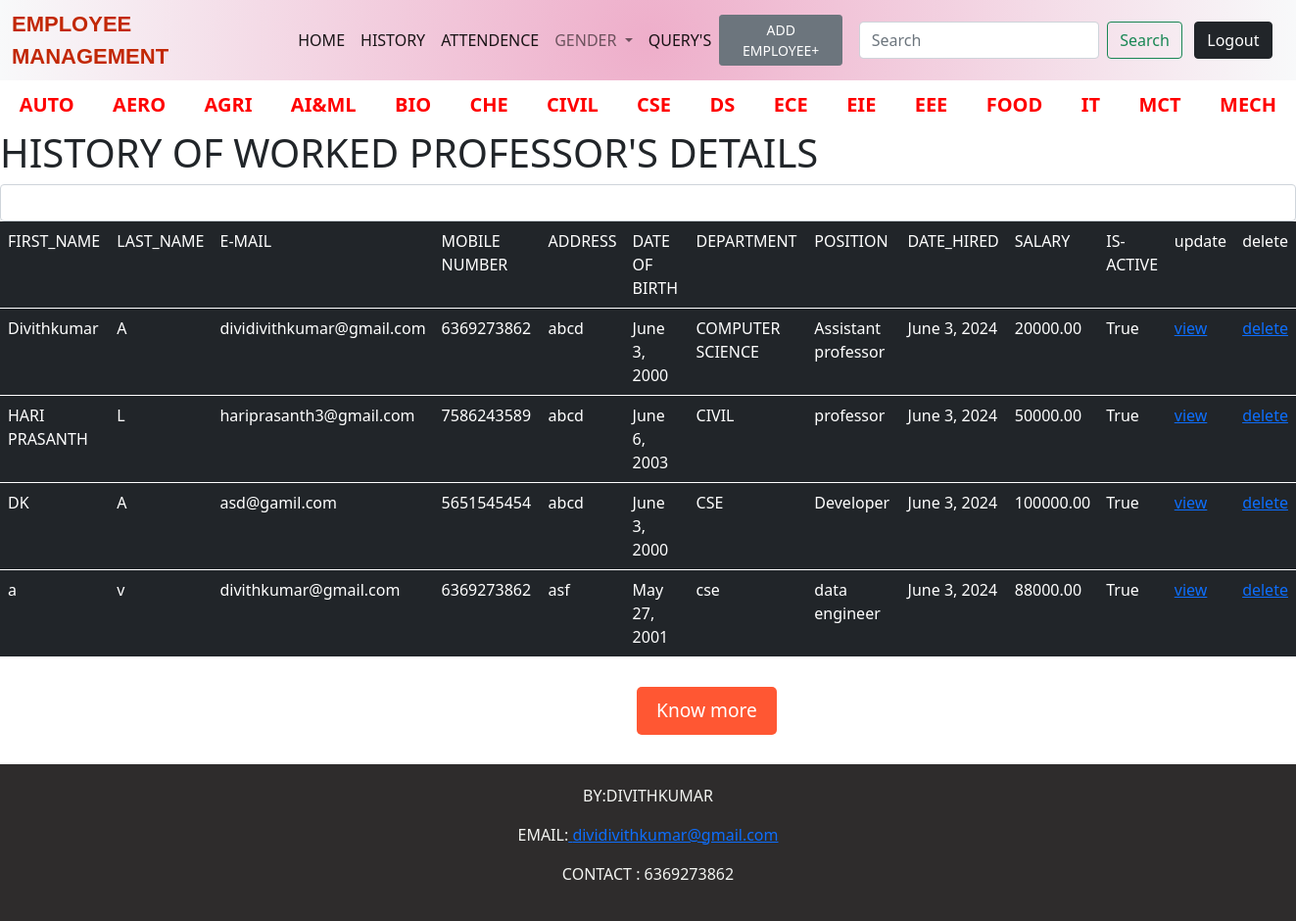
Page /show/ on the committed database.
### myapp/models.py (models this page shows, shortened)
class Employee(models.Model):
    first_name = models.CharField(max_length=100)
    last_name = models.CharField(max_length=100)
    email = models.EmailField(unique=True)
    Phone_number = models.CharField(max_length=15)
    address = models.CharField(max_length=255)
    date_of_birth = models.DateField()
    department = models.CharField(max_length=100)
    position = models.CharField(max_length=10)
    image=models.ImageField(blank=True,null=True,)
    date_hired = models.DateField()
    salary = models.DecimalField(max_digits=10, decimal_places=2)
    is_active = models.BooleanField(default=True)

### myapp/views.py (the view)
# urls.py: path('show/',views.show,name='show'),
def show(request):
     data=Employee.objects.all()
     return render(request,'show.html',{'data':data})

### templates/show.html (shortened to what this page needs)
{% extends "history.html"%}
{% block body %}
<form action="" method="post">
<table class="table table-dark table-hover">
   <input type="text" name="search" id="search" class="form-control">
        <tr>
            <td>FIRST_NAME</td>
            <td>LAST_NAME</td>
            <td>E-MAIL</td>
            <td>MOBILE NUMBER</td>
            <td>ADDRESS</td>
            <td>DATE OF BIRTH</td>
            <td>DEPARTMENT</td>
            <td>POSITION</td>
            <td>DATE_HIRED</td>
            <td>SALARY</td>
            <td>IS-ACTIVE</td>
            <td>update</td>
            <td>delete</td>
        </tr>
        {% if data %}
        {% for sdata in data%}
        <tbody id="mytable">
        <tr>
            <td>{{sdata.first_name}}</td>
            <td>{{sdata.last_name}}</td>
            <td>{{sdata.email}}</td>
            <td>{{sdata.Phone_number}}</td>
            <td>{{sdata.address}}</td>
            <td>{{sdata.date_of_birth}}</td>
            <td>{{sdata.department}}</td>
            <td>{{sdata.position}}</td>
            <td>{{sdata.date_hired}}</td>
            <td>{{sdata.salary}}</td>
            <td>{{sdata.is_active}}</td>
            <td><a href="/view">view</a></td>
            <td><a href="/delete/{{sdata.id}}">delete</a></td>
        </tr>
    </tbody>
        {% endfor %}
        {% endif %}
    </table>
    </form>
  {% endblock body %}

### templates/history.html (shortened to what this page needs)
<!DOCTYPE html>
<html lang="en">
<head>
  <link rel="stylesheet" href="https://cdn.jsdelivr.net/npm/bootstrap@5.0.2/dist/css/bootstrap.min.css">
</head>
<body>
  {% include 'navbar.html'%}
  {% include 'contents.html' %}
  <h1>HISTORY OF WORKED PROFESSOR'S DETAILS</h1>
    {% block body %}
  {% endblock body %}
  <div class="learnmore">
    <button href="#" class="hero-button">Know more</button>
  </div>
  <footer>
    <p>BY:DIVITHKUMAR</p>
    <p>EMAIL:<a href="#"> dividivithkumar@gmail.com</a></p>
    <p>CONTACT : 6369273862</p>
  </footer>
</body>
</html>

### templates/navbar.html (shortened to what this page needs)
<!DOCTYPE html>
<html lang="en">
<head>
</head>
<body>
  <nav class="navbar navbar-expand-lg navbar-light bg-light">
    <div class="container-fluid" class="sticky-top">
      <a href="#" class="custom-link">EMPLOYEE MANAGEMENT</a>
      <div class="collapse navbar-collapse" id="navbarSupportedContent">
        <ul class="navbar-nav me-auto mb-2 mb-lg-0">
          <li class="nav-item">
            <a class="nav-link active" aria-current="page" href="/main">HOME</a>
          </li>
          <li class="nav-item">
            <a class="nav-link active" href="/show">HISTORY</a>
          </li>
          <li>
            <a class="nav-link active" href="#">ATTENDENCE</a>
          </li>
          <li class="nav-item dropdown">
            <a class="nav-link dropdown-toggle" href="#" id="navbarDropdown" role="button" data-bs-toggle="dropdown"
              aria-expanded="false">
              GENDER
            </a>
          </li>
          <li class="nav-item">
            <a class="nav-link active" href="/query">QUERY'S</a>
          </li>
        </ul>
        <a href="/save"> <button type="button" id="btns" class="btn btn-secondary btn-sm">ADD EMPLOYEE+
          </button></a> &nbsp;&nbsp;&nbsp;&nbsp;
        <form class="d-flex">
          <input class="form-control me-2" type="search" id="search" placeholder="Search" aria-label="Search">
          <button class="btn btn-outline-success" type="submit" id="search">Search</button> &nbsp;&nbsp;&nbsp;
          <a type="button" class="btn btn-dark" href="/Logout"> Logout</a> &nbsp;&nbsp;&nbsp;
        </form>
      </div>
    </div>
  </nav>
</body>
</html>

### templates/contents.html (shortened to what this page needs)
<head>
</head>
<body>
    <div class="content">
        <a href="#">AUTO</a>
        <a href="#">AERO</a>
        <a href="#">AGRI</a>
        <a href="#">AI&ML</a>
        <a href="#">BIO</a>
        <a href="#">CHE</a>
        <a href="/CIVIL">CIVIL</a>
        <a href="/cse">CSE</a>
        <a href="#">DS</a>
        <a href="#">ECE</a>
        <a href="#">EIE</a>
        <a href="#">EEE</a>
        <a href="#">FOOD</a>
        <a href="#">IT</a>
        <a href="#">MCT</a>
        <a href="#">MECH</a>
    </div>

### templates/history.html (style rules this page uses)
footer { text-align: center; padding: 3px; background-color: rgb(46, 44, 44); color: rgb(243, 245, 242); text-align: center; padding: 20px; left: 0; bottom: 0; width: 100%; }
.hero-button { background-color: #FF5733; color: white; padding: 10px 20px; border: none; border-radius: 5px; font-size: 1.2em; text-decoration: none; transition: background-color 0.3s; margin-left: 650px; }
.learnmore { margin-top: 30px; margin-bottom: 30px; }
.custom-link { color: #c22805; text-decoration: none; font-size: 22px; font-family: 'Gill Sans', 'Gill Sans MT', Calibri, 'Trebuchet MS', sans-serif; font-weight: 600; }
.navbar { position: sticky; top: 0; z-index: 1000; background: rgb(238, 174, 202); background: radial-gradient(circle, rgba(238, 174, 202, 1) 0%, rgba(148, 187, 233, 0) 100%); }

### templates/navbar.html (style rules this page uses)
.navbar { position: sticky; top: 0; z-index: 1000; background: rgb(238, 174, 202); background: radial-gradient(circle, rgba(238, 174, 202, 1) 0%, rgba(148, 187, 233, 0) 100%); }
.custom-link { color: #c22805; text-decoration: none; font-size: 22px; font-family: 'Gill Sans', 'Gill Sans MT', Calibri, 'Trebuchet MS', sans-serif; font-weight: 600; }

### templates/contents.html (style rules this page uses)
.content { font-size: 20px; font-weight: 800; background-color: white; height: 40px; margin-top: 10px; color:red; display: flex; flex-direction: row; justify-content: space-around; text-decoration: none; position: sticky; }
.content a { text-decoration: none; color: red; }

### rows in the picture
Employee: first_name "Divithkumar", last_name "A", email "dividivithkumar@gmail.com", Phone_number "6369273862", address "abcd", date_of_birth "June 3, 2000", department "COMPUTER SCIENCE", position "Assistant professor", date_hired "June 3, 2024", salary "20000.00", is_active "True"
Employee: first_name "HARI PRASANTH", last_name "L", email "hariprasanth3@gmail.com", Phone_number "7586243589", address "abcd", date_of_birth "June 6, 2003", department "CIVIL", position "professor", date_hired "June 3, 2024", salary "50000.00", is_active "True"
Employee: first_name "DK", last_name "A", email "asd@gamil.com", Phone_number "5651545454", address "abcd", date_of_birth "June 3, 2000", department "CSE", position "Developer", date_hired "June 3, 2024", salary "100000.00", is_active "True"
Employee: first_name "a", last_name "v", email "divithkumar@gmail.com", Phone_number "6369273862", address "asf", date_of_birth "May 27, 2001", department "cse", position "data engineer", date_hired "June 3, 2024", salary "88000.00", is_active "True"
